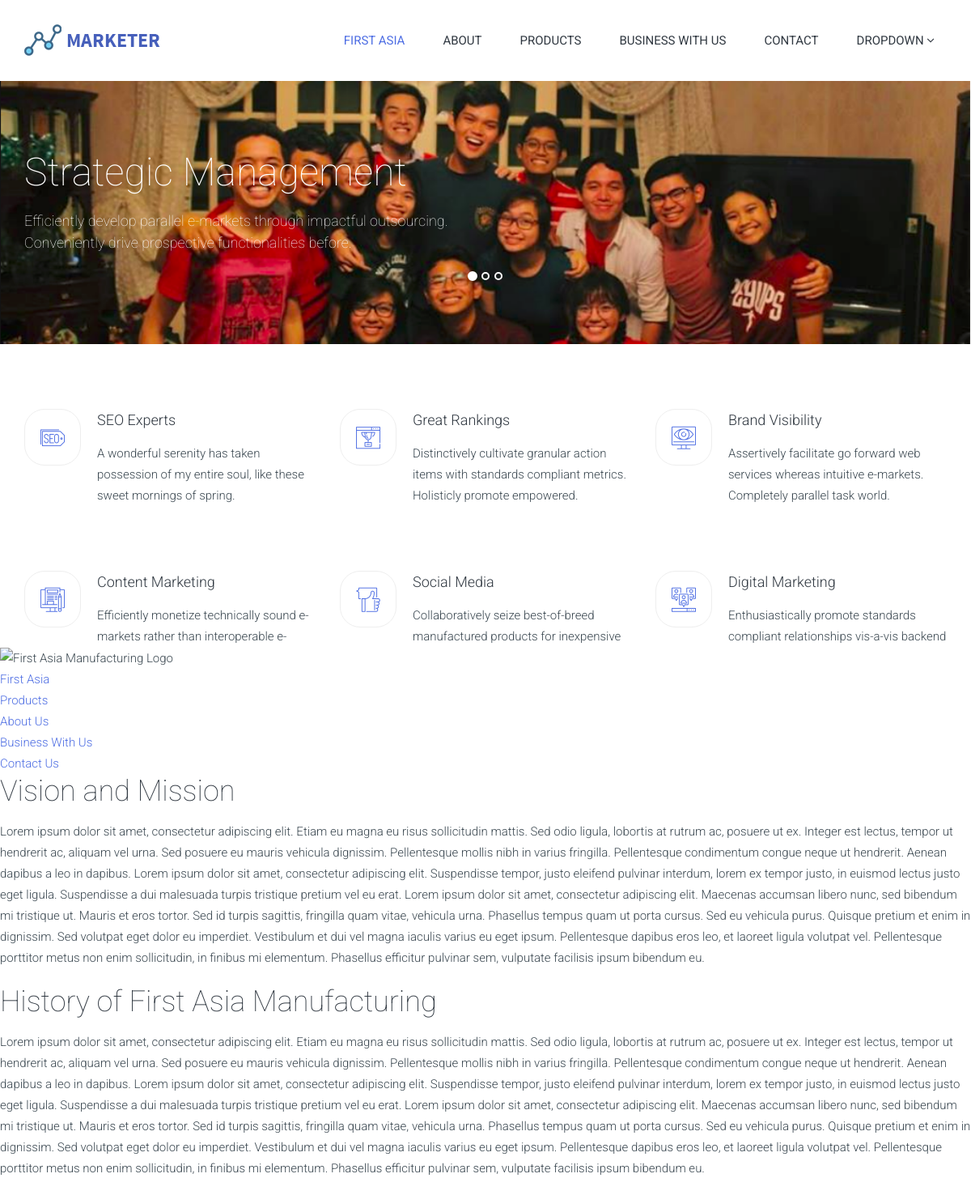
The page / on the database its author committed.
### Write_ups/models.py (models this page shows, shortened)
class Write_up(models.Model):
    id_name = models.CharField(max_length=64)
    title = models.CharField(max_length=256)
    content = models.TextField()
    pub_date = models.DateTimeField('date made')

### Pages/views.py (the view)
# urls.py: path('', views.index, name='index'),
def index(request):
    vision_mission = get_object_or_404(Write_up, id_name="vision_mission")
    history = get_object_or_404(Write_up, id_name="history")
    context = {
        'vision_mission': vision_mission,
        'history': history,
    }
    return render(request, 'Pages/index.html', context)

### Pages/templates/Pages/index.html (shortened to what this page needs)
<html>
<head>
    {% load static %}
    <link href="{% static 'Pages/css/mobile-menu.css' %}" rel="stylesheet">
    <link href="https://maxcdn.bootstrapcdn.com/font-awesome/4.6.3/css/font-awesome.min.css" rel="stylesheet">
    <link href="{% static 'Pages/fonts/flaticon/flaticon.css' %}" rel="stylesheet">
    <link rel="stylesheet" href="https://maxcdn.bootstrapcdn.com/bootstrap/3.3.6/css/bootstrap.min.css"
>
    <link href="{% static 'Pages/css/style.css' %}" rel="stylesheet">
</head>
<body>
    <div id="main-wrapper">
        <div class="uc-mobile-menu-pusher">
            <div class="content-wrapper">
                <nav class="navbar m-menu navbar-default">
                    <div class="container">
                        <div class="navbar-header">
                            <a class="navbar-brand" href="index.html"><img src="{% static 'Pages/img/logo.png' %}" alt=""></a>
                        </div>
                        <div class="collapse navbar-collapse" id="#navbar-collapse-1">
                            <ul class="nav navbar-nav navbar-right main-nav">
                                <li class="active"><a href="{% url 'index' %}">First Asia</a></li>
                                <li><a href="{% url 'about' %}">About</a></li>
                                <li><a href="{% url 'products' %}">Products</a></li>
                                <li><a href="{% url 'business' %}">Business With Us</a></li>
                                <li><a href="{% url 'contact' %}">Contact</a></li>
                                 <li class="dropdown dropdown-toggle"><a href="#" data-toggle="dropdown">Dropdown <span><i class="fa fa-angle-down"></i></span></a>
                                </li>
                            </ul>
                        </div>
                    </div>
                </nav>
                <div id="my-carousel" class="carousel slide hero-slide hidden-xs" data-ride="carousel">
                    <ol class="carousel-indicators">
                        <li data-target="#my-carousel" data-slide-to="0" class="active"></li>
                        <li data-target="#my-carousel" data-slide-to="1"></li>
                        <li data-target="#my-carousel" data-slide-to="2"></li>
                    </ol>
                    <div class="carousel-inner" role="listbox">
                        <div class="item active">
                            <img src="{% static 'Pages/' %}img/new.png" alt="Hero Slide">
                            <div class="carousel-caption">
                                <h1 class="animated lightSpeedIn">Strategic Management</h1>
                                <p class="lead animated lightSpeedIn">Efficiently develop parallel e-markets through impactful outsourcing.<br>Conveniently drive prospective functionalities before.</p>
                            </div>
                        </div>
                    </div>
                </div>
                <section class="section-content-left-icon">
                    <div class="container">
                        <div class="row">
                            <div class="col-md-4">
                                <div class="left-icon-wraper">
                                    <div class="icon">
                                        <i class="flaticon-tags"></i>
                                    </div>
                                    <div class="content">
                                    <h2>SEO Experts</h2>
                                    <p>A wonderful serenity has taken possession of my entire soul, like these sweet mornings of spring.</p>
                                    </div>
                                </div>
                            </div>
                            <div class="col-md-4">
                                <div class="left-icon-wraper">
                                <div class="icon"><i class="flaticon-ranking"></i></div>
                                <div class="content">
                                    <h2>Great Rankings</h2>
                                    <p>Distinctively cultivate granular action items with standards compliant metrics. Holisticly promote empowered.</p>
                                </div>
                                </div>
                            </div>
                            <div class="col-md-4">
                                <div class="left-icon-wraper">
                                <div class="icon"><i class="flaticon-monitoring"></i></div>
                                <div class="content">
                                     <h2>Brand Visibility</h2>
                                    <p>Assertively facilitate go forward web services whereas intuitive e-markets. Completely parallel task world.</p>
                                </div>
                                </div>
                            </div>
                        </div>
                        <div class="row">
                            <div class="col-md-4">
                                <div class="left-icon-wraper">
                                <div class="icon"><i class="flaticon-blogging"></i></div>
                                 <div class="content">
                                     <h2>Content Marketing</h2>
                                    <p>Efficiently monetize technically sound e-markets rather than interoperable e-services.</p>
                                 </div>
                                </div>
                            </div>
                            <div class="col-md-4">
                                <div class="left-icon-wraper">
                                <div class="icon"><i class="flaticon-social-media"></i></div>
                                 <div class="content">
                                     <h2>Social Media</h2>
                                    <p>Collaboratively seize best-of-breed manufactured products for inexpensive initiatives. Dynamically repurpose.</p>
                                 </div>
                                </div>
                            </div>
                            <div class="col-md-4">
                                <div class="left-icon-wraper">
                                <div class="icon"><i class="flaticon-viral-marketing"></i></div>
                                <div class="content">
                                    <h2>Digital Marketing</h2>
                                    <p>Enthusiastically promote standards compliant relationships vis-a-vis backend resources.</p>
                                </div>
                                </div>
                            </div>
                        </div>
                    </div>
                </section>
            </div>
        </div>
        <div class="uc-mobile-menu uc-mobile-menu-effect">
            <div>
                <div>
                    <ul id="menu">
                        <li><a href="{% url 'index' %}">First Asia</a></li>
                        <li><a href="{% url 'about' %}">About</a></li>
                        <li><a href="{% url 'products' %}">Products</a></li>
                        <li><a href="{% url 'business' %}">Business With Us</a></li>
                        <li><a href="{% url 'contact' %}">Contact</a></li>
                    </ul>
                </div>
            </div>
        </div>
    </div>
    <img src="{% static 'Pages/img/logo.jpg' %}" alt="First Asia Manufacturing Logo">
    <ul>
        <li>
            <a href="{% url 'index' %}">First Asia</a>
        </li>
        <li>
            <a href="{% url 'products' %}">Products</a>
        </li>
        <li>
            <a href="{% url 'about' %}">About Us</a>
        </li>
        <li>
            <a href="{% url 'business' %}">Business With Us</a>
        </li>
        <li>
            <a href="{% url 'contact' %}">Contact Us</a>
        </li>
    </ul>
    <h1> {{vision_mission.title }}</h1>
    <p>
        {{ vision_mission.content }}
    </p>
    <h1> {{ history.title }}</h1>
    <p>
        {{ history.content }}
    </p>
</body>
</html>

### Pages/static/Pages/css/mobile-menu.css (style rules this page uses)
.uc-offcanvas-wrapper, .uc-offcanvas-pusher, .uc-offcanvas-contents { height : 100%; }
.uc-offcanvas-contents, .uc-offcanvas-contents-inner { position : relative; }
.uc-offcanvas-wrapper { position : relative; overflow : hidden; }
.uc-offcanvas-pusher::after { position : absolute; top : 0; right : 0; width : 0; height : 0; background : rgba(0, 0, 0, 0.5); content : ''; opacity : 0; -webkit-transition : opacity 0.5s, width 0.1s 0.5s, height 0.1s 0.5s; -moz-transition : opacity 0.5s, width 0.1s 0.5s, height 0.1s 0.5s; -o-transition : opacity 0.5s, width 0.1s 0.5s, height 0.1s 0.5s; transition : opacity 0.5s, width 0.1s 0.5s, height 0.1s 0.5s; z-index : 999; }
.slide-along .uc-offcanvas-pusher { background-color : #FFFFFF; position : relative; left : 0; z-index : 1; height : 100%; -webkit-transition : -webkit-transform 400ms; -moz-transition : -moz-transform 400ms; -ms-transition : -ms-transform 400ms; -o-transition : -o-transform 400ms; transition : transform 400ms; }
.slide-along .uc-offcanvas-container { position : absolute; top : 0; left : 0; visibility : hidden; z-index : 0; width : 300px; height : 100%; background : #27272C; -webkit-transition : all 400ms; -moz-transition : all 400ms; -o-transition : all 400ms; transition : all 400ms; }
.uc-offcanvas-container > div { overflow-y : scroll; overflow-x : hidden; height : calc(100% - 0px); visibility : visible; }
.uc-offcanvas-left .uc-offcanvas-container { left : 0; }
.uc-offcanvas-left.slide-along .uc-offcanvas-container { -webkit-transform : translate(-50%, 0); -moz-transform : translate(-50%, 0); -ms-transform : translate(-50%, 0); -o-transform : translate(-50%, 0); transform : translate(-50%, 0); }
.slide-along .uc-offcanvas-container::after { display : none; }

### rows shown on the page
Write_up: title "Vision and Mission", content "Lorem ipsum dolor sit amet, consectetur adipiscing elit. Etiam eu magna eu risus sollicitudin mattis. Sed odio ligula, lobortis at rutrum ac, posuere ut ex. Integer est lectus, tempor ut hendrerit ac, aliquam vel urna. Sed posuere eu mauris vehicula dignissim. Pellentesque mollis nibh in varius fringilla. Pellentesque condimentum congue neque ut hendrerit. Aenean dapibus a leo in dapibus. Lorem ipsum dolor sit amet, consectetur adipiscing elit. Suspendisse tempor, justo eleifend pulvinar interdum, lorem ex tempor justo, in euismod lectus justo eget ligula. Suspendisse a dui malesuada turpis tristique pretium vel eu erat. Lorem ipsum dolor sit amet, consectetur adipiscing elit. Maecenas…"
Write_up: title "History of First Asia Manufacturing", content "Lorem ipsum dolor sit amet, consectetur adipiscing elit. Etiam eu magna eu risus sollicitudin mattis. Sed odio ligula, lobortis at rutrum ac, posuere ut ex. Integer est lectus, tempor ut hendrerit ac, aliquam vel urna. Sed posuere eu mauris vehicula dignissim. Pellentesque mollis nibh in varius fringilla. Pellentesque condimentum congue neque ut hendrerit. Aenean dapibus a leo in dapibus. Lorem ipsum dolor sit amet, consectetur adipiscing elit. Suspendisse tempor, justo eleifend pulvinar interdum, lorem ex tempor justo, in euismod lectus justo eget ligula. Suspendisse a dui malesuada turpis tristique pretium vel eu erat. Lorem ipsum dolor sit amet, consectetur adipiscing elit. Maecenas…"
